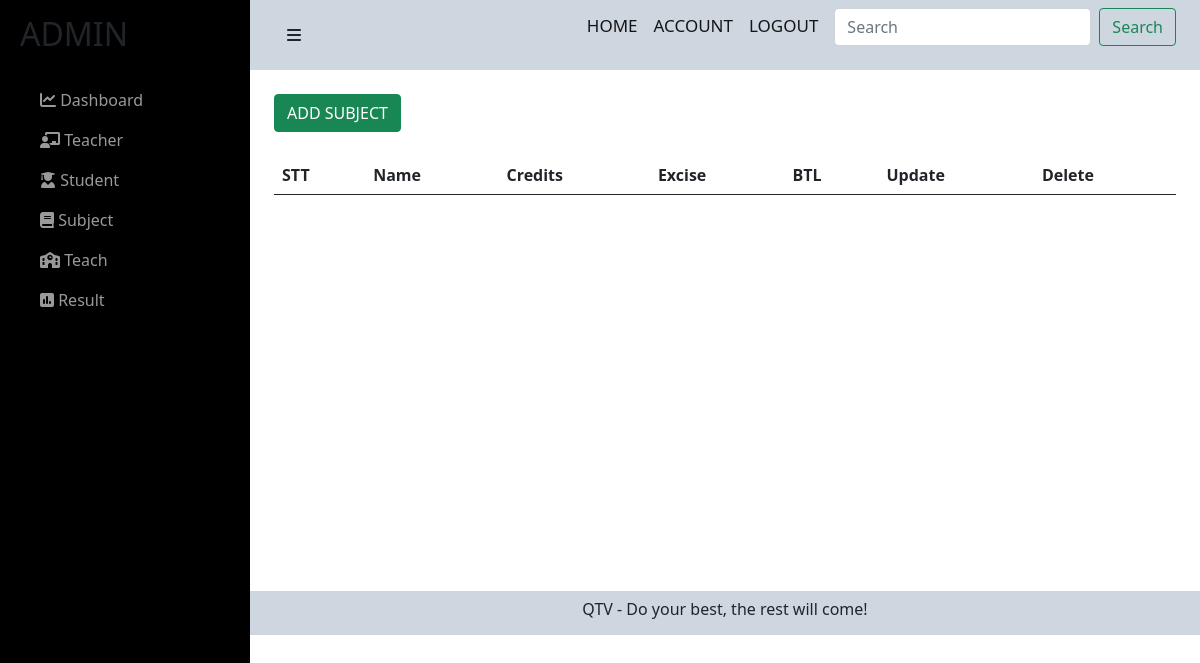
The page /admin/subject.php on the database as committed earlier.
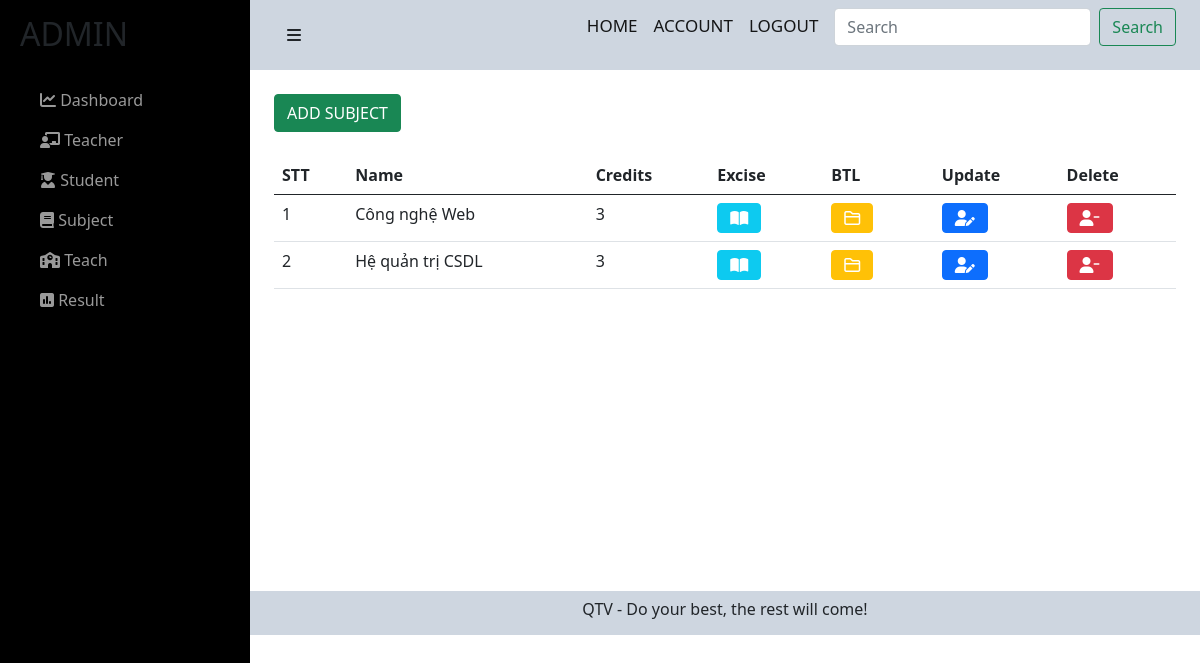
The same page on the database as committed later.
### tables this page shows
CREATE TABLE `monhoc` (
  `idMH` int(11) NOT NULL,
  `nameMH` varchar(255) NOT NULL,
  `TC` int(11) NOT NULL
);

### admin/subject.php (the view, shortened to what the changed rows need)
<?php include('../config/config.php'); ?>
<link href="https://cdn.jsdelivr.net/npm/bootstrap@5.0.2/dist/css/bootstrap.min.css" rel="stylesheet">
<link rel="stylesheet" href="https://cdnjs.cloudflare.com/ajax/libs/font-awesome/6.0.0-beta2/css/all.min.css" />
<link rel="stylesheet" href="../css/teacher-admin.css">
<div id="wrapper">
    <div id="sidebar-wrapper">
        <ul class="sidebar-nav">
        <li class="sidebar-brand">
                <h2>ADMIN</h2>
            </li>
        </ul>
    </div>
    <div id="page-content-wrapper">
        <div class="container-fluid">
            <div class="row">
                <div class="col-lg-12">
                    <div class="container">
                        <br>
                        <br><br>
                        <table class="table">
                            <thead>
                                <tr>
                                    <th scope="col">STT</th>
                                    <th scope="col">Name</th>
                                    <th scope="col">Credits</th>
                                    <th scope="col">Excise</th>
                                    <th scope="col">BTL</th>
                                    <th scope="col">Update</th>
                                    <th scope="col">Delete</th>
                                </tr>
                            </thead>
                            <tbody>
                                <?php
                                $sql = "SELECT * from monhoc";
                                $res = mysqli_query($conn, $sql);
                                $sn = 1;
                                if ($res == true) {
                                    while ($row = mysqli_fetch_assoc($res)) {
                                ?>
                                        <tr>
                                            <td><?php echo $sn++ ?></td>
                                            <td><?php echo $row['nameMH']; ?></td>
                                            <td><?php echo $row['TC']; ?></td>
                                            <td>
                                                <a href="./exercise-subject-admin.php?idMH=<?php echo $row['idMH']; ?>"><button type="button" class="btn btn-info text-white me-2"><i class="fas fa-book-open"></i>    </button></a>
                                            </td>
                                            <td>
                                                <a href="./btl.php?idMH=<?php echo $row['idMH']; ?>"><button type="button" class="btn btn-warning text-white me-2"><i class="far fa-folder"></i></button></a>
                                            </td>
                                            <td>
                                                <a href="./upd-subject-admin.php?idMH=<?php echo $row['idMH']; ?>"><button type="button" class="btn btn-primary text-white me-2"><i class="fas fa-user-edit"></i></button></a>
                                            </td>
                                            <td>
                                                <a href="./del-subject-admin.php?idMH=<?php echo $row['idMH']; ?>"><button type="button" class="btn btn-danger text-white me-2"><i class="fas fa-user-minus"></i></button></a>
                                            </td>
                                        </tr>
                                <?php
                                    }
                                }
                                ?>
                            </tbody>
                        </table>
                    </div>
                </div>
            </div>
        </div>
    </div>
</div>

Rows that differ between the two databases and show on the page:
added monhoc: nameMH "Công nghệ Web", TC "3"
added monhoc: nameMH "Hệ quản trị CSDL", TC "3"
